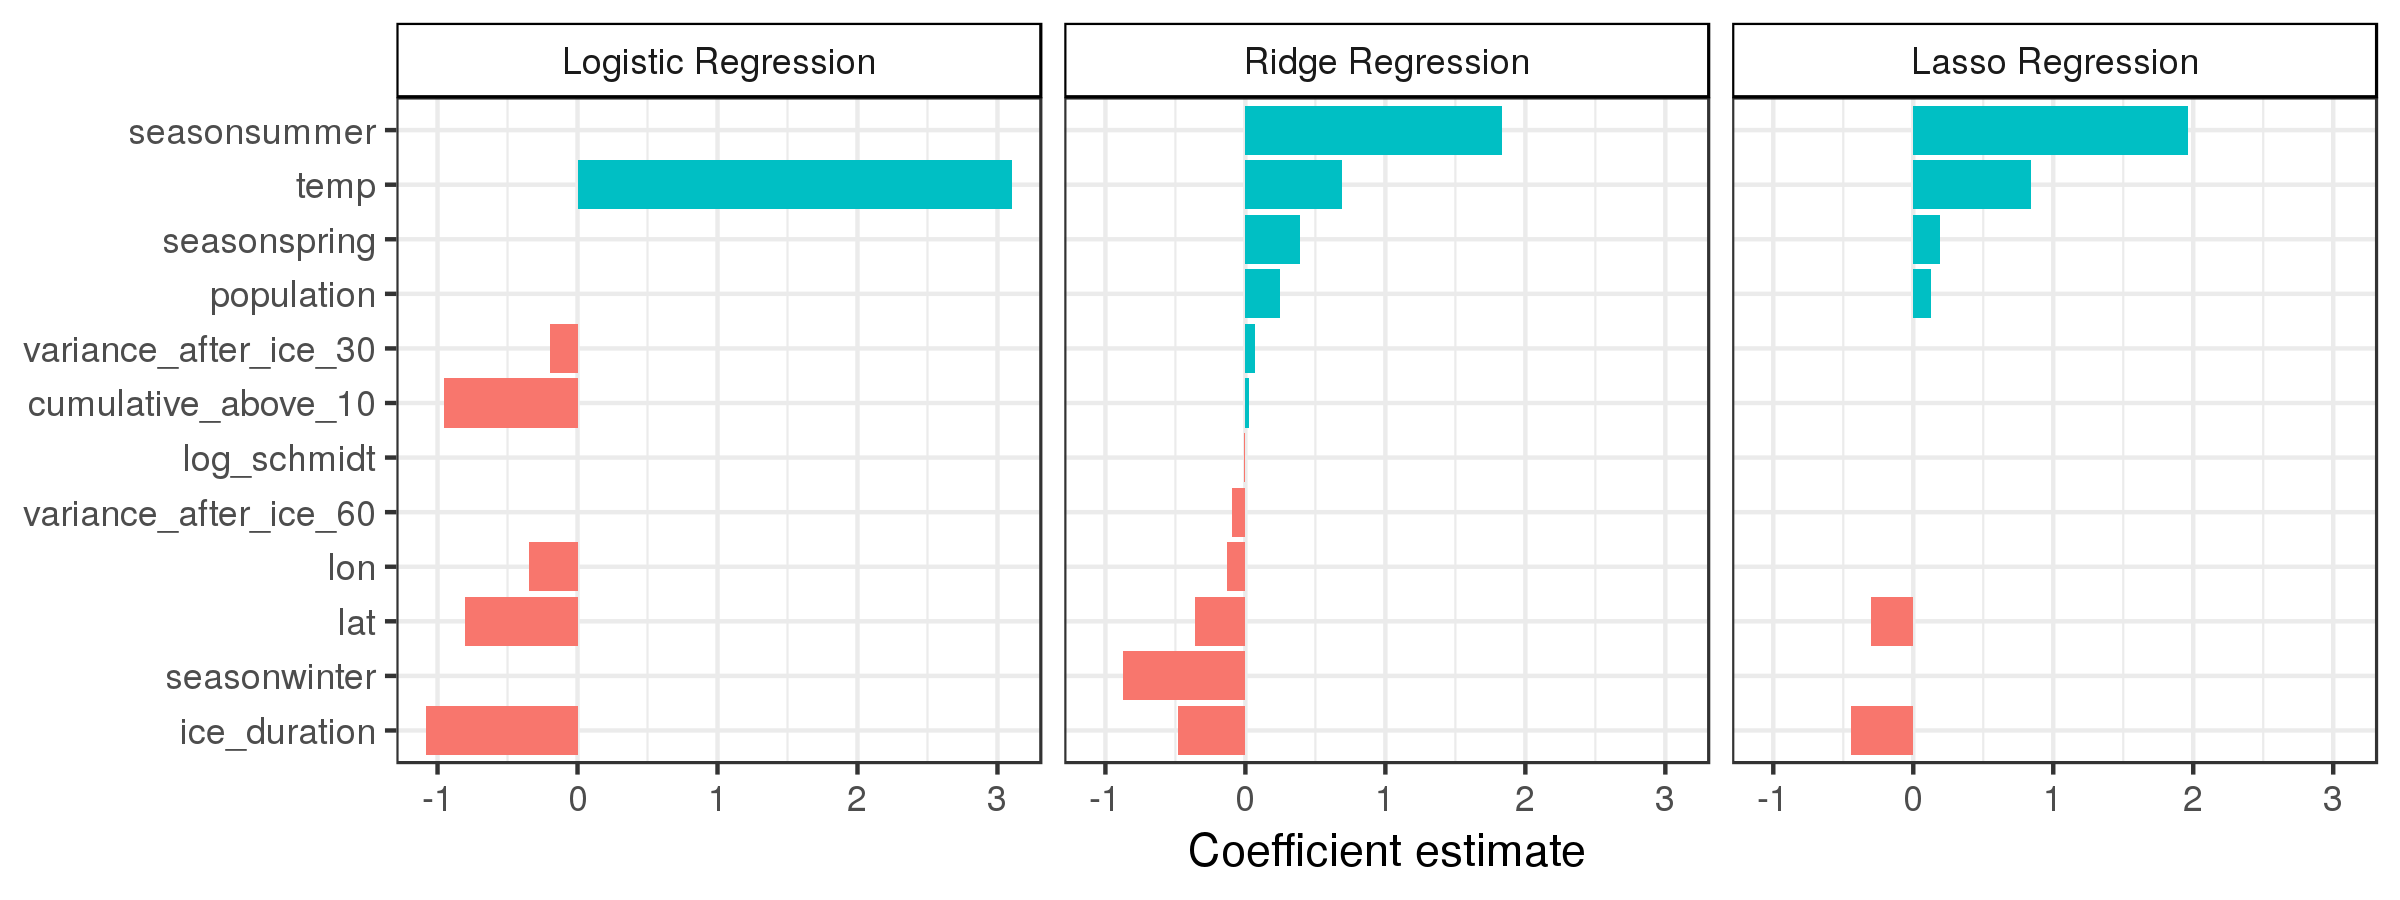

Write the R code that produced this figure.
# Load libraries
library(tidyverse)
library(broom)

# Load models
setwd("../data/models") 
model_names <- list.files()
final_models <- model_names %>%
  str_subset("^final") %>%
  map(., ~read_rds(.x))
final_models <- tibble(name  = str_sub(str_subset(model_names, "^final"), 1, -5),
                       model = final_models)

# Extract coefficients from each model.
extract_coef <- function(model, name) {
  if ("train" %in% class(model)) {
    m <- model$finalModel %>%
      coef(model$bestTune$lambda)
    out <- tibble(term = row.names(m),
                  estimate = m[, 1]) %>%
      filter(term != "(Intercept)") %>%
      select(term, estimate)
  }
  if ("glmerMod" %in% class(model)) {
    out <- model %>%
      tidy() %>%
      filter(group == "fixed") %>%
      filter(term != "(Intercept)") %>%
      filter(p.value <= .3) %>%
      select(term, estimate)
  }
  if ("glm" %in% class(model)) {
    out <- model %>%
      tidy() %>%
      filter(term != "(Intercept)") %>%
      select(term, estimate)
  }
  out
}

final_models <- final_models %>%
  mutate(coef = map2(model, name, extract_coef),
         name = factor(name, levels = c("final_logistic_f1_backwards",
                                        "final_ridge_f1_logloss_downsampled",
                                        "final_lasso_f1_logloss_downsampled")))

# Plot coefficients.
p1 <- final_models %>%
  unnest(coef) %>%
  mutate(name = fct_recode(name,
                           "Logistic Regression" = "final_logistic_f1_backwards",
                           "Ridge Regression"    = "final_ridge_f1_logloss_downsampled",
                           "Lasso Regression"    = "final_lasso_f1_logloss_downsampled")) %>%
  ggplot(aes(x = fct_reorder(term, estimate), 
             y = estimate, 
             fill = estimate > 0)) +
  geom_col(show.legend = FALSE) +
  facet_wrap(~ name, ncol = 3) +
  coord_flip() +
  labs(x = NULL) +
  theme_bw() +
  theme(strip.background = element_rect(colour = "black", fill = "white"))

ggsave(p1, "coef_comparison.png", height = 3, width = 8)


